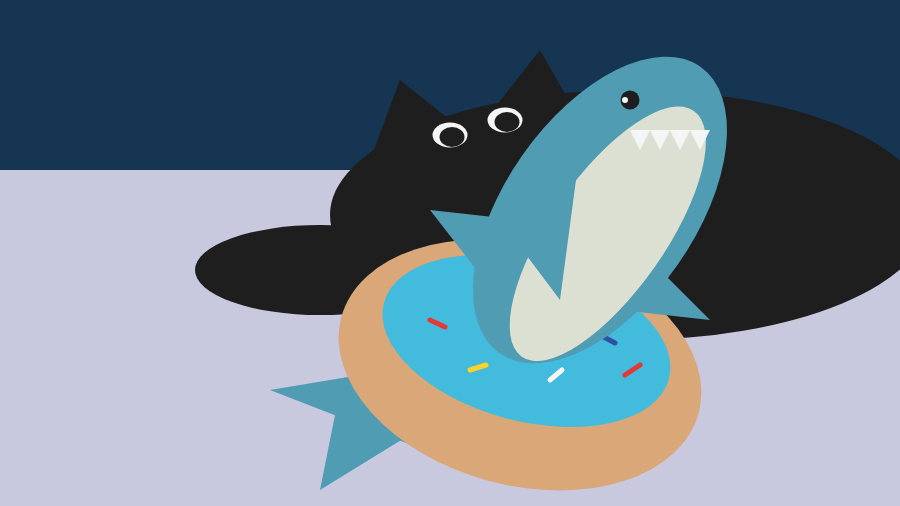
Frame 1 (no input)
Frame 60 (no input): identical to frame 1, image omitted
Frame 120 (the mouse pressed at the canvas centre since frame 60): identical to frame 1, image omitted

The p5.js sketch that drew this single still picture (run headless with seeded random() and noise() and a simulated clock; from frame 60 on, the mouse is pressed at the canvas centre):

// p5.js sketch
// ── sketch.js
function setup() {
  createCanvas(900, 506);
}

function draw() {
  background(22, 53, 83);

  // bed
  noStroke();
  fill(200, 200, 223);
  rect(0, 170, width, height - 170);

  // cat
  fill(30);
  ellipse(630, 215, 600, 250);
  triangle(370, 160, 450, 120, 400, 80);
  triangle(485, 120, 580, 120, 540, 50);
  ellipse(320, 270, 250, 90);
  fill(245);
  ellipse(450, 135, 35, 25);
  ellipse(505, 120, 35, 25);
  fill(30);
  ellipse(452, 137, 25, 20);
  ellipse(507, 122, 25, 20);

  //shark tail
  fill(80, 157, 179);
  triangle(450, 460, 270, 390, 450, 360);
  triangle(450, 410, 320, 490, 340, 390);


  // donut
  fill(217, 167, 120);
  translate(520, 365);
  rotate(radians(15));
  ellipse(0, 0, 370, 240);
  fill(66, 187, 221);
  ellipse(0, -25, 295, 160);

  rotate(radians(-15));
  translate(-520, -365);

  // Sprinkles
  strokeWeight(5);
  stroke(230, 55, 55); line(430, 320, 445, 327);
  stroke(255, 210, 40); line(470, 370, 486, 365);
  stroke(40, 145, 80); line(515, 316, 525, 330);
  stroke(245); line(550, 380, 562, 370);
  stroke(50, 80, 160); line(600, 335, 615, 343);
  stroke(230, 55, 55); line(625, 375, 640, 365);

  // shark
  noStroke();
  translate(600, 210);
  rotate(radians(35));
  fill(80, 157, 179);
  ellipse(0, 0, 190, 350);
  fill(220, 224, 210);
  ellipse(20, 15, 115, 300);

  rotate(radians(-35));
  translate(-600, -210);

  fill(80, 157, 179);
  triangle(520, 220, 430, 210, 500, 300);
  triangle(500, 220, 580, 150, 560, 300);
  triangle(620, 310, 660, 270, 710, 320);

  fill(30);
  ellipse(630, 100, 19, 19);
  fill(245);
  ellipse(625, 100, 6, 6);

  // Teeth
  triangle(630, 130, 640, 150, 650, 130);
  triangle(650, 130, 660, 150, 670, 130);
  triangle(670, 130, 680, 150, 690, 130);
  triangle(690, 130, 700, 150, 710, 130);

}
